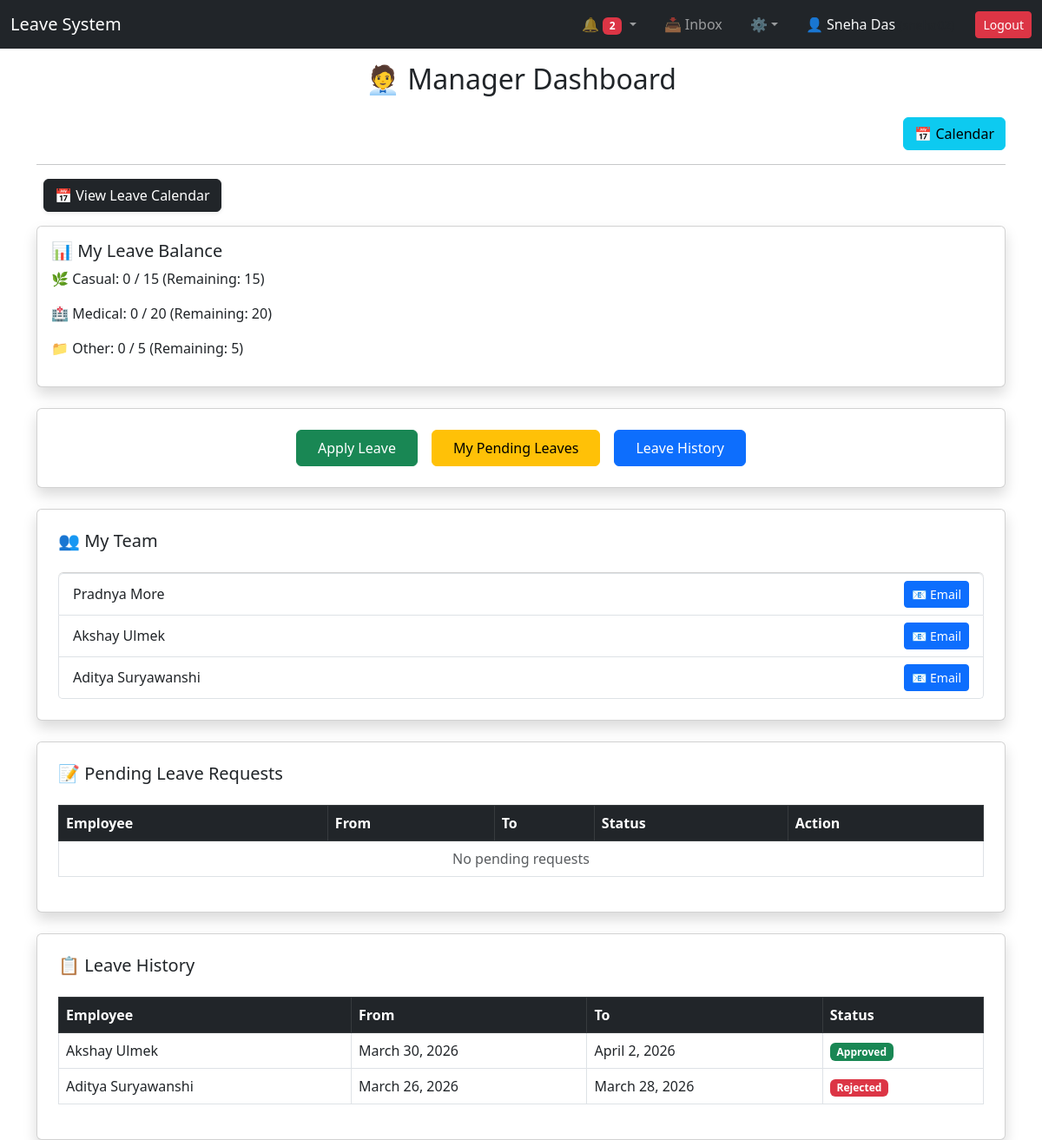
/manager-dashboard/ (signed in), run on the app's committed database.
### accounts/models.py (models this page shows)
class User(AbstractUser):
    ROLE_CHOICES = (
        ('superuser', 'Superuser'),
        ('manager', 'Manager'),
        ('employee', 'Employee'),
    )
    role = models.CharField(max_length=20, choices=ROLE_CHOICES)
    profile_pic = models.ImageField(upload_to='profile_pics/', null=True, blank=True)
    department = models.ForeignKey(
        'departments.Department',
        on_delete=models.SET_NULL,
        null=True,
        blank=True,
        related_name='employees'
    )
    manager = models.ForeignKey(
        'self',
        on_delete=models.SET_NULL,
        null=True,
        blank=True,
        related_name='team_members'
    )
    profile_picture = models.ImageField(
        upload_to='profiles/',
        null=True,
        blank=True
    )
    def get_full_name(self):   # ✅ ADD THIS
        if self.first_name and self.last_name:
            return f"{self.first_name} {self.last_name}"
        return self.username
    def __str__(self):
        return self.username

### leaves/models.py (models this page shows, shortened)
class LeaveBalance(models.Model):
    user = models.OneToOneField('accounts.User', on_delete=models.CASCADE)
    casual_total = models.IntegerField(default=15)
    medical_total = models.IntegerField(default=20)
    other_total = models.IntegerField(default=5)
    casual_used = models.IntegerField(default=0)
    medical_used = models.IntegerField(default=0)
    other_used = models.IntegerField(default=0)
    def casual_remaining(self):
        return self.casual_total - self.casual_used
    def medical_remaining(self):
        return self.medical_total - self.medical_used
    def other_remaining(self):
        return self.other_total - self.other_used

class LeaveRequest(models.Model):
    STATUS_CHOICES = (
        ('pending', 'Pending'),
        ('approved', 'Approved'),
        ('rejected', 'Rejected'),
    )
    employee = models.ForeignKey(User, on_delete=models.CASCADE, related_name='leaves')
    manager = models.ForeignKey(User, on_delete=models.SET_NULL, null=True, blank=True, related_name='managed_leaves')
    leave_type = models.ForeignKey(LeaveType, on_delete=models.CASCADE)
    other_description = models.TextField(blank=True, null=True)
    start_date = models.DateField()
    end_date = models.DateField()
    reason = models.TextField()
    status = models.CharField(
        max_length=20,
        choices=STATUS_CHOICES,
        default='pending'
    )
    applied_at = models.DateTimeField(auto_now_add=True)
    reviewed_by = models.ForeignKey(
        User,
        on_delete=models.SET_NULL,
        null=True,
        blank=True,
        related_name='reviewed_leaves'
    )
    reviewed_on = models.DateTimeField(null=True, blank=True)

### accounts/views.py (the view)
# urls.py: path('manager-dashboard/', views.manager_dashboard, name="manager_dashboard"),
@login_required
@role_required('manager')
def manager_dashboard(request):
    employees = User.objects.filter(
    role='employee',
    manager=request.user,
    )
    pending_leaves = LeaveRequest.objects.filter(
        employee__manager=request.user,
        status__iexact='pending'
    ).order_by('-id')
    leave_history = LeaveRequest.objects.filter(
        employee__manager=request.user
    ).exclude(status__iexact='pending').order_by('-id')
    balance, _ = LeaveBalance.objects.get_or_create(user=request.user)
    return render(request, 'dashboard/manager_dashboard.html', {
        'employees': employees,
        'pending_leaves': pending_leaves,   # ✅ IMPORTANT
        'leave_history': leave_history,     # ✅ OPTIONAL
        'leave_balance': balance
    })

### accounts/context_processors.py (called while the page is built)
def notification_data(request):
    if request.user.is_authenticated:
        notifications = Notification.objects.filter(
            user=request.user
        ).order_by('-created_at')[:5]
        unread_count = Notification.objects.filter(
            user=request.user,
            is_read=False
        ).count()
        return {
            'notifications': notifications,
            'unread_count': unread_count
        }
    return {}

### templates/dashboard/manager_dashboard.html (shortened to what this page needs)
{% extends 'base.html' %}
{% block content %}
<h2 class="text-center mb-4">🧑‍💼 Manager Dashboard</h2>
<div class="d-flex justify-content-between align-items-center">
    <button type="button"
            class="btn btn-info"
            onclick="openCalendarModal(event)">
        📅 Calendar
    </button>
</div>
<hr>
<button class="btn btn-dark shadow-sm mb-3 ms-2"
        data-bs-toggle="modal"
        data-bs-target="#calendarModal">
    📅 View Leave Calendar
</button>
<div class="card p-3 mb-4 shadow">
    <h5>📊 My Leave Balance</h5>
    <p>
        🌿 Casual: {{ leave_balance.casual_used }} / {{ leave_balance.casual_total }}
        (Remaining: {{ leave_balance.casual_remaining }})
    </p>
    <p>
        🏥 Medical: {{ leave_balance.medical_used }} / {{ leave_balance.medical_total }}
        (Remaining: {{ leave_balance.medical_remaining }})
    </p>
    <p>
        📁 Other: {{ leave_balance.other_used }} / {{ leave_balance.other_total }}
        (Remaining: {{ leave_balance.other_remaining }})
    </p>
</div>
<div class="card p-4 shadow text-center mb-4">
    <div class="d-flex justify-content-center gap-3 flex-wrap">
        <a href="{% url 'leaves:apply_leave' %}" class="btn btn-success px-4 py-2">
            Apply Leave
        </a>
        <a href="{% url 'leaves:pending_leaves' %}" class="btn btn-warning px-4 py-2">
            My Pending Leaves
        </a>
        <a href="{% url 'leaves:leave_history' %}" class="btn btn-primary px-4 py-2">
            Leave History
        </a>
    </div>
</div>
<div class="card p-4 shadow mb-4">
    <h5>👥 My Team</h5>
    <ul class="list-group mt-3">
        {% for emp in employees %}
        <li class="list-group-item d-flex justify-content-between align-items-center">
            <span>{{ emp.get_full_name }}</span>
            <button class="btn btn-sm btn-primary"
                    data-bs-toggle="modal"
                    data-bs-target="#emailModal"
                    onclick="setReceiver('{{ emp.id }}', '{{ emp.email }}')">
                📧 Email
            </button>
        </li>
        {% empty %}
        <li class="list-group-item text-muted">
            No employees assigned
        </li>
        {% endfor %}
    </ul>
</div>
<div class="card p-4 shadow mb-4">
    <h5>📝 Pending Leave Requests</h5>
    <table class="table table-bordered mt-3">
        <thead class="table-dark">
            <tr>
                <th>Employee</th>
                <th>From</th>
                <th>To</th>
                <th>Status</th>
                <th>Action</th>
            </tr>
        </thead>
        <tbody>
            {% for leave in pending_leaves %}
            <tr>
                <td>{{ leave.employee.get_full_name }}</td>
                <td>{{ leave.start_date }}</td>
                <td>{{ leave.end_date }}</td>
                <td>
                    <span class="badge bg-warning text-dark">Pending</span>
                </td>
                <td>
                    <a href="{% url 'leaves:approve_leave' leave.id %}" class="btn btn-success btn-sm">
                        ✔️
                    </a>
                    <a href="{% url 'leaves:reject_leave' leave.id %}" class="btn btn-danger btn-sm">
                        ❌
                    </a>
                </td>
            </tr>
            {% empty %}
            <tr>
                <td colspan="5" class="text-center text-muted">
                    No pending requests
                </td>
            </tr>
            {% endfor %}
        </tbody>
    </table>
</div>
<div class="card p-4 shadow">
    <h5>📋 Leave History</h5>
    <table class="table table-bordered mt-3">
        <thead class="table-dark">
            <tr>
                <th>Employee</th>
                <th>From</th>
                <th>To</th>
                <th>Status</th>
            </tr>
        </thead>
        <tbody>
            {% for leave in leave_history %}
            <tr>
                <td>{{ leave.employee.get_full_name }}</td>
                <td>{{ leave.start_date }}</td>
                <td>{{ leave.end_date }}</td>
                <td>
                    {% if leave.status == 'Approved' %}
                        <span class="badge bg-success">Approved</span>
                    {% elif leave.status == 'Rejected' %}
                        <span class="badge bg-danger">Rejected</span>
                    {% endif %}
                </td>
            </tr>
            {% empty %}
            <tr>
                <td colspan="4" class="text-center text-muted">
                    No history available
                </td>
            </tr>
            {% endfor %}
        </tbody>
    </table>
</div>
<link href="https://cdn.jsdelivr.net/npm/fullcalendar@5.11.3/main.min.css" rel="stylesheet">
{% endblock %}

### templates/base.html (shortened to what this page needs)
<!DOCTYPE html>
<html>
<head>
    <link href="https://cdn.jsdelivr.net/npm/bootstrap@5.3.0/dist/css/bootstrap.min.css" rel="stylesheet">
</head>
<body>
<nav class="navbar navbar-expand-lg navbar-dark bg-dark">
    <div class="container-fluid">
        <a class="navbar-brand" href="#">Leave System</a>
        <div class="collapse navbar-collapse" id="navbarNav">
            <ul class="navbar-nav ms-auto align-items-center gap-3">
                {% if user.is_authenticated %}
                <li class="nav-item dropdown">
                    <a class="nav-link dropdown-toggle" href="#" data-bs-toggle="dropdown">
                        🔔
                        {% if unread_count %}
                            <span class="badge bg-danger">{{ unread_count }}</span>
                        {% endif %}
                    </a>
                </li>
                <li class="nav-item">
                    <a class="nav-link" href="{% url 'inbox' %}">📥 Inbox</a>
                </li>
                <li class="nav-item dropdown">
                    <a class="nav-link dropdown-toggle" href="#" data-bs-toggle="dropdown">⚙</a>
                </li>
                <li class="nav-item">
                    <span class="nav-link text-light">
                        👤 {{ user.get_full_name }}
                        <small class="text-muted">({{ user.username }})</small>
                    </span>
                </li>
                <li class="nav-item">
                    <a class="btn btn-danger btn-sm" href="{% url 'logout' %}">Logout</a>
                </li>
                {% endif %}
            </ul>
        </div>
    </div>
</nav>
<div class="container mt-3">
    {% block content %}
    {% endblock %}
</div>
</body>
</html>

### data on the page
User: get_full_name "Sneha Das"
LeaveBalance: casual_used "0", casual_total "15", casual_remaining "15", medical_used "0", medical_total "20", medical_remaining "20", other_used "0", other_total "5", other_remaining "5"
User: get_full_name "Pradnya More"
User: get_full_name "Akshay Ulmek"
User: get_full_name "Aditya Suryawanshi"
LeaveRequest: employee.get_full_name "Akshay Ulmek", start_date "March 30, 2026", end_date "April 2, 2026", status "Approved"
LeaveRequest: employee.get_full_name "Aditya Suryawanshi", start_date "March 26, 2026", end_date "March 28, 2026", status "Rejected"

### other printed values
{{ unread_count }} "2"
